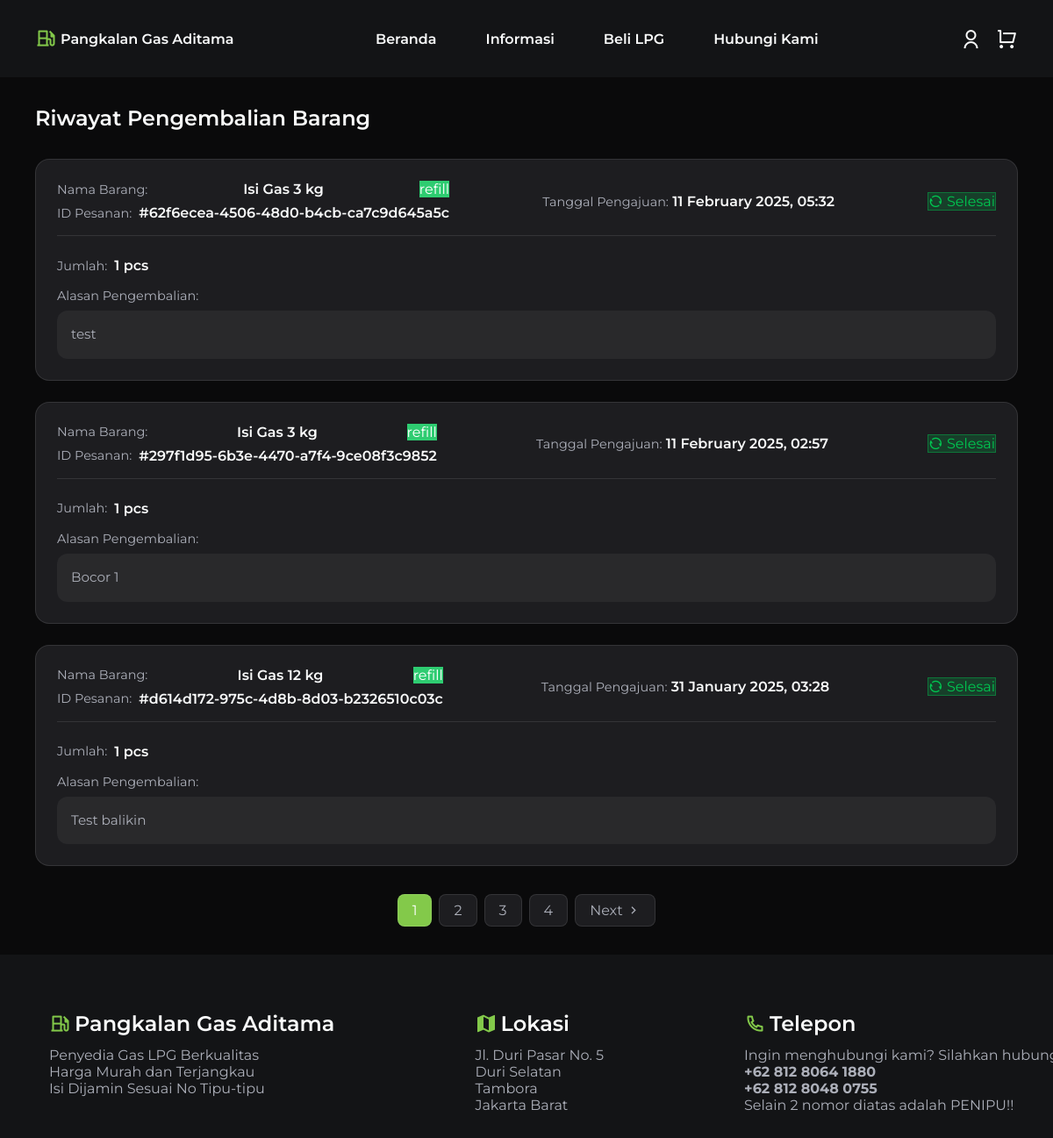
Page /return-history (signed in) on the committed database.
### website/models.py (models this page shows, shortened)
class ReturnOrder(db.Model):
    id = db.Column(db.Integer, primary_key=True)
    order_detail_id = db.Column(db.Integer, db.ForeignKey('detail_order.id'), nullable=False)
    reason = db.Column(db.String(1000), nullable=False)
    return_category = db.Column(db.String(50), nullable=False)
    quantity = db.Column(db.Integer, nullable=False)
    status = db.Column(db.String(50), default='Dalam Proses')
    date_requested = db.Column(db.DateTime, default=wib_time)
    order_detail = db.relationship('DetailOrder', backref='return_request')

class ProductVariant(db.Model):
    id = db.Column(db.Integer, primary_key=True)
    product_id = db.Column(db.Integer, db.ForeignKey('product.id'), nullable=False)
    variant_name = db.Column(db.String(100), nullable=False)
    variant_type = db.Column(db.String(20), nullable=False)
    price = db.Column(db.Integer, nullable=False)
    stock = db.Column(db.Integer, nullable=False)
    date_added = db.Column(db.DateTime, default=wib_time)
    is_active = db.Column(db.Boolean, default=True)
    carts = db.relationship('Cart', backref=db.backref('variant', lazy=True))
    detail_orders = db.relationship('DetailOrder', backref=db.backref('variant', lazy=True))

class Order(db.Model):
    id = db.Column(db.String(100), primary_key=True)
    customer_link = db.Column(db.Integer, db.ForeignKey('user.id'), nullable=False)
    customer_name = db.Column(db.String(100), nullable=True)
    customer_phone = db.Column(db.String(15), nullable=True)
    is_offline = db.Column(db.Boolean, default=False)
    status = db.Column(db.String(100), nullable=False)
    date_added = db.Column(db.DateTime, default=wib_time)
    completed_at = db.Column(db.DateTime, nullable=True)
    total = db.Column(db.Integer, nullable=False)
    snap_token = db.Column(db.String(100))
    details = db.relationship('DetailOrder', backref='order')

### website/views.py (the view)
@views.route('/return-history')
@login_required
def return_history():
    page = request.args.get('page', 1, type=int)
    per_page = 3
    returns_pagination = (ReturnOrder.query
        .join(DetailOrder)
        .join(Order)
        .filter(Order.customer_link == current_user.id)
        .order_by(ReturnOrder.date_requested.desc())
        .paginate(page=page, per_page=per_page, error_out=False))
    return render_template('return_history.html',
                         returns=returns_pagination.items,
                         pagination={
                             'page': page,
                             'total_pages': returns_pagination.pages,
                             'has_prev': returns_pagination.has_prev,
                             'has_next': returns_pagination.has_next,
                             'prev_page': page - 1 if page > 1 else None,
                             'next_page': page + 1 if page < returns_pagination.pages else None,
                         })

### website/templates/return_history.html (shortened to what this page needs)
{% extends "base.html" %}
{% block content %}
<section class="returns-section">
    <div class="container">
        <h2 class="section-title">Riwayat Pengembalian Barang</h2>
        {% if returns %}
            {% for return_request in returns %}
            <div class="return-card">
                <div class="return-header">
                    <div class="return-info">
                        <div class="product-info">
                            <span class="label">Nama Barang:</span>
                            <span class="value">{{ return_request.order_detail.variant.variant_name }}</span>
                            <span class="variant-badge {% if return_request.order_detail.variant.variant_type == 'default' %}badge-default
                                                    {% elif return_request.order_detail.variant.variant_type == 'refill' %}badge-refill
                                                    {% else %}badge-empty{% endif %}">
                                {{ return_request.order_detail.variant.variant_type }}
                            </span>
                        </div>
                        <div class="order-info">
                            <span class="label">ID Pesanan:</span>
                            <span class="value">#{{ return_request.order_detail.order.id }}</span>
                        </div>
                    </div>
                    <div class="return-date">
                        <span class="label">Tanggal Pengajuan:</span>
                        <span class="value">{{ return_request.date_requested.strftime('%d %B %Y, %H:%M') }}</span>
                    </div>
                    <div class="return-status">
                        <span class="status-badge
                            {% if return_request.status == 'Dalam Proses' %}return-process
                            {% elif return_request.status == 'Diterima' %}return-accepted
                            {% elif return_request.status == 'Ditolak' %}return-rejected
                            {% elif return_request.status == 'Selesai' %}return-complete{% endif %}">
                            <i class="ri-refresh-line"></i>
                            {{ return_request.status }}
                        </span>
                    </div>
                </div>
                <div class="return-details">
                    <div class="quantity-info">
                        <span class="label">Jumlah:</span>
                        <span class="value">{{ return_request.quantity }} pcs</span>
                    </div>
                    <div class="reason-info">
                        <span class="label">Alasan Pengembalian:</span>
                        <p class="reason-text">{{ return_request.reason }}</p>
                    </div>
                </div>
            </div>
            {% endfor %}
            {% if pagination.total_pages > 1 %}
            <div class="pagination">
                {% for page_num in range(1, pagination.total_pages + 1) %}
                    {% if page_num == pagination.page %}
                    <span class="pagination-btn active">{{ page_num }}</span>
                    {% else %}
                    <a href="{{ url_for('views.return_history', page=page_num) }}"
                       class="pagination-btn">{{ page_num }}</a>
                    {% endif %}
                {% endfor %}
                {% if pagination.has_next %}
                <a href="{{ url_for('views.return_history', page=pagination.next_page) }}"
                   class="pagination-btn">Next <i class="ri-arrow-right-s-line"></i></a>
                {% endif %}
            </div>
            {% endif %}
        {% else %}
            <div class="no-returns">
                <i class="ri-inbox-archived-line"></i>
                <p>Kamu belum memiliki pengajuan pengembalian barang</p>
                <a href="/orders" class="back-btn">Kembali ke pesanan</a>
            </div>
        {% endif %}
    </div>
</section>
{% endblock %}

### website/static/css/styles.css (style rules this page uses)
:root { --header-height: 3.5rem; --first-color: hsl(93, 54%, 54%); --first-color-alt: hsl(93, 50%, 48%); --first-color-light: hsl(93, 58%, 66%); --title-color: hsl(228, 8%, 98%); --text-color: hsl(228, 8%, 70%); --white-color: hsl(228, 8%, 98%); --black-color: hsl(228, 6%, 4%); --body-color: hsl(228, 6%, 8%); --container-color: hsl(228, 6%, 12%); --darkgrey-color: hsl(210, 8%, 10%); --shadow-img: 0 0 48px hsla(93, 54%, 54%, 0.4); --body-font: "Montserrat", sans-serif; --biggest-font-size: 2.25rem; --h1-font-size: 1.5rem; --h2-font-size: 1.25rem; --h3-font-size: 1rem; --normal-font-size: 0.938rem; --small-font-size: 0.813rem; --font-regular: 400; --font-semi-bold: 600; --font-bold: 700; --z-tooltip: 10; --z-fixed: 100; }
@media screen and (min-width: 1150px) { :root { --biggest-font-size: 4.25rem; --h1-font-size: 2.25rem; --h2-font-size: 1.5rem; --h3-font-size: 1.25rem; --normal-font-size: 1rem; --small-font-size: 0.875rem; } }
* { box-sizing: border-box; padding: 0; margin: 0; }
html { scroll-behavior: smooth; }
body { font-family: var(--body-font); font-size: var(--normal-font-size); background-color: var(--body-color); color: var(--text-color); }
h1, h2, h3, h4 { color: var(--title-color); font-weight: var(--font-semi-bold); }
a { text-decoration: none; }
.container { max-width: 1120px; margin-inline: 1.5rem; }
.product-info { display: flex; justify-content: space-between; align-items: center; }
.badge-refill { background-color: #2ECC71; color: white; }
.pagination { display: flex; justify-content: center; gap: 0.5rem; margin-top: 2rem; }
.pagination-btn { display: inline-flex; align-items: center; gap: 0.25rem; padding: 0.5rem 1rem; background: var(--container-color); border: 1px solid rgba(255, 255, 255, 0.1); border-radius: 0.5rem; color: var(--text-color); text-decoration: none; transition: all 0.3s ease; }
.pagination-btn.active { background: var(--first-color); color: white; pointer-events: none; }
@media screen and (min-width: 1150px) { .container { margin-inline: auto; } }

### website/templates/return_history.html (style rules this page uses)
.returns-section { min-height: 100vh; background-color: var(--black-color); color: var(--text-color); padding: 2rem 0; }
.section-title { margin-bottom: 2rem; }
.return-card { background: var(--container-color); border-radius: 1rem; padding: 1.5rem; margin-bottom: 1.5rem; border: 1px solid rgba(255, 255, 255, 0.1); transition: transform 0.3s ease; }
.return-header { display: flex; justify-content: space-between; align-items: center; flex-wrap: wrap; gap: 1rem; margin-bottom: 1.5rem; padding-bottom: 1rem; border-bottom: 1px solid rgba(255, 255, 255, 0.1); }
.return-info { display: flex; flex-direction: column; gap: 0.5rem; }
.product-info, .order-info { display: flex; align-items: center; gap: 0.5rem; }
.label { color: var(--text-color); font-size: 0.9rem; }
.value { color: var(--title-color); font-weight: 600; font-size: 1rem; }
.return-details { display: flex; flex-direction: column; gap: 1rem; }
.quantity-info { display: flex; align-items: center; gap: 0.5rem; }
.reason-info { display: flex; flex-direction: column; gap: 0.5rem; }
.reason-text { color: var(--text-color); font-size: 0.95rem; line-height: 1.5; margin: 0; padding: 1rem; background: rgba(255, 255, 255, 0.05); border-radius: 0.75rem; }
.return-complete { background-color: rgba(0, 200, 81, 0.2); color: #00C851; border: 1px solid rgba(0, 200, 81, 0.4); }

### rows in the picture
ReturnOrder: order_detail.variant.variant_name "Isi Gas 3 kg", order_detail.variant.variant_type "refill", order_detail.order.id "62f6ecea-4506-48d0-b4cb-ca7c9d645a5c", date_requested "11 February 2025, 05:32", status "Selesai", quantity "1", reason "test"
ReturnOrder: order_detail.variant.variant_name "Isi Gas 3 kg", order_detail.variant.variant_type "refill", order_detail.order.id "297f1d95-6b3e-4470-a7f4-9ce08f3c9852", date_requested "11 February 2025, 02:57", status "Selesai", quantity "1", reason "Bocor 1"
ReturnOrder: order_detail.variant.variant_name "Isi Gas 12 kg", order_detail.variant.variant_type "refill", order_detail.order.id "d614d172-975c-4d8b-8d03-b2326510c03c", date_requested "31 January 2025, 03:28", status "Selesai", quantity "1", reason "Test balikin"

### other values in the picture
{{ page_num }} "1"
{{ page_num }} "2" "3" "4"
